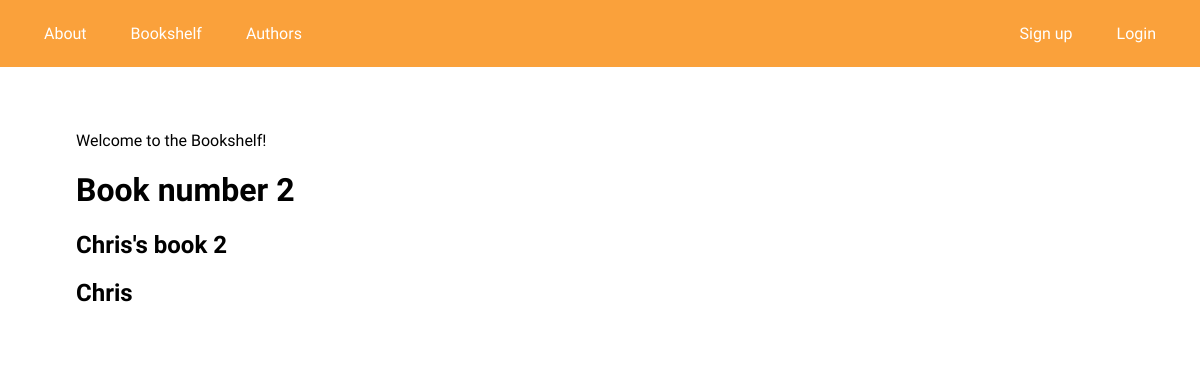
The page /books/2/ on the database its author committed.
### bookshelf/models.py (models this page shows, shortened)
class Book(models.Model):
    name = models.CharField(max_length=100)
    author = models.ForeignKey(Author, null=True, on_delete=models.SET_NULL)

class Author(models.Model):
    name = models.CharField(max_length=100)
    def __str__(self):
        return f'{self.name}'

### bookshelf/views.py (the view)
# urls.py: path('books/<int:id>/', views.showbook, name='bookshelf-show'), # to accept only numbers as id param
def showbook(req, id):
    book = {'book': Book.objects.get(pk=id)}
    return render(req, 'showbook.html', book)

### bookshelf/templates/showbook.html
{% extends "base.html" %}
{% block content %}
<h1>Book number {{book.id}}</h1>
<h2>{{ book.name }}</h2>
<h2>{{ book.author }}</h2>
{% endblock content %}

### bookshelf/static/css/main.css (style rules this page uses)
* { box-sizing: border-box; }
html, body { margin: 0; font-family: 'Goudy Bookletter 1911', serif; }
body { background-image: url('https://images.unsplash.com/photo-1507842217343-583bb7270b66?ixid=MnwxMjA3fDB8MHxzZWFyY2h8Mnx8Ym9va3NoZWxmfGVufDB8fDB8fA%3D%3D&ixlib=rb-1.2.1&w=1000&q=80'); display: flex; justify-content: center; flex-direction: column; align-items: center; }

### rows shown on the page
Book: id "2", name "Chris's book 2", author "Chris"
